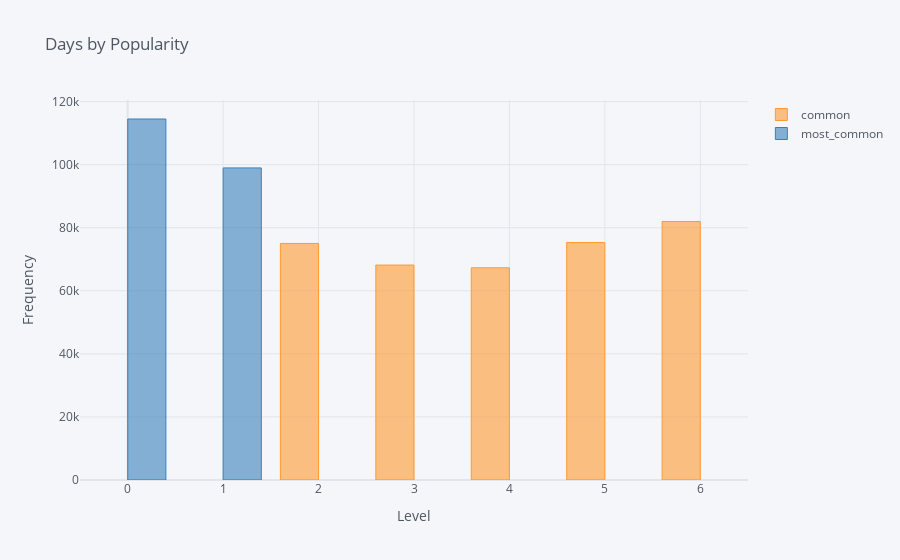

Notebook cell for this chart:
### Code cell
insta_RetInfo[['order_day_week','day_bin']].value_counts().unstack().iplot(kind='bar',
                                                         title= 'Days by Popularity',
                                                         xaxis_title='Level',
                                                         yaxis_title='Frequency')
# Sundays and Mondays are very popular days to place orders with instacart

### Figure 1 — Plotly figure (JSON) as saved in the notebook; plotly's stock layout.template omitted (floating-point values rounded to 4 significant figures)
{"data": [{"marker": {"color": "rgba(255, 153, 51, 0.6)", "line": {"color": "rgba(255, 153, 51, 1.0)", "width": 1}}, "name": "common", "orientation": "v", "text": "", "type": "bar", "x": [0, 1, 2, 3, 4, 5, 6], "y": ["", "", 75018, 68165, 67300, 75317, 81979]}, {"marker": {"color": "rgba(55, 128, 191, 0.6)", "line": {"color": "rgba(55, 128, 191, 1.0)", "width": 1}}, "name": "most_common", "orientation": "v", "text": "", "type": "bar", "x": [0, 1, 2, 3, 4, 5, 6], "y": [114477, 98965, "", "", "", "", ""]}], "layout": {"legend": {"bgcolor": "#F5F6F9", "font": {"color": "#4D5663"}}, "paper_bgcolor": "#F5F6F9", "plot_bgcolor": "#F5F6F9", "title": {"font": {"color": "#4D5663"}, "text": "Days by Popularity"}, "xaxis": {"gridcolor": "#E1E5ED", "showgrid": true, "tickfont": {"color": "#4D5663"}, "title": {"font": {"color": "#4D5663"}, "text": "Level"}, "zerolinecolor": "#E1E5ED"}, "yaxis": {"gridcolor": "#E1E5ED", "showgrid": true, "tickfont": {"color": "#4D5663"}, "title": {"font": {"color": "#4D5663"}, "text": "Frequency"}, "zerolinecolor": "#E1E5ED"}}}
